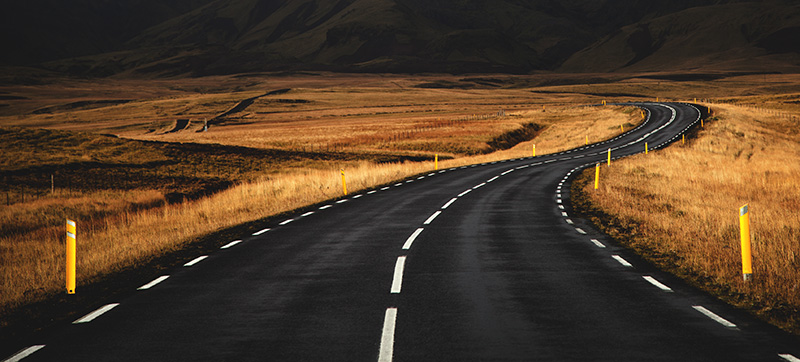
#> input picture Hector/cpp/basics/displayImage/carretera_plastico.jpg, 800 x 362 px, given in place of the camera
$ python video.py
#> lines starting #> are read from the running program, lines starting #| are printed output that depends on the picture; after the words box and inside, x2 and y2 are one past the last pixel; in counts of white or black regions, pixels touching at a corner belong together
# -*- coding: utf-8 -*-
"""
Created on Fri Jun 12 23:51:22 2020

@author: hrmha
"""

import cv2
import numpy as np

cap = cv2.VideoCapture(0)
maxb = np.array([180, 10, 170])
minb = np.array([90, 0, 10])
while True:
    ret, frame = cap.read()
#> frame is the input picture: shape (362, 800, 3); mean B, G, R 39.8, 58.3, 77.9
    hsv = cv2.cvtColor(frame, cv2.COLOR_BGR2HSV)
#> hsv: shape (362, 800, 3); mean H, S, V 33, 79.2, 78.2
    h, _, _ = frame.shape
#> h = 362
    frame = frame[int(h / 2.1) :]
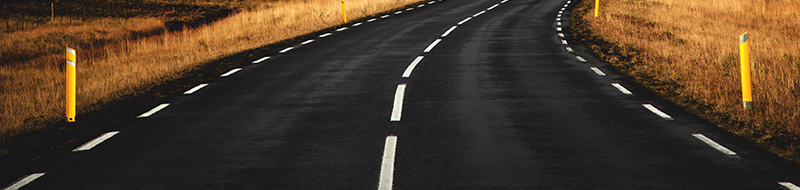
#> frame: shape (190, 800, 3); mean B, G, R 40.7, 57.2, 73.7
    mask = cv2.inRange(hsv, minb, maxb)
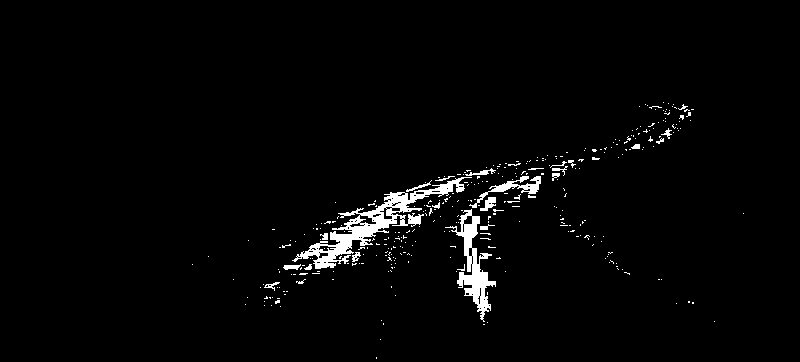
#> mask: shape (362, 800); 2.4% white; 346 white regions (321 under 20 px), largest, box (x1, y1, x2, y2) and area: (292, 177, 472, 269) 3036, (445, 209, 496, 322) 1616, (469, 176, 541, 208) 487
    gray = cv2.GaussianBlur(frame, (7, 7), 1.41)
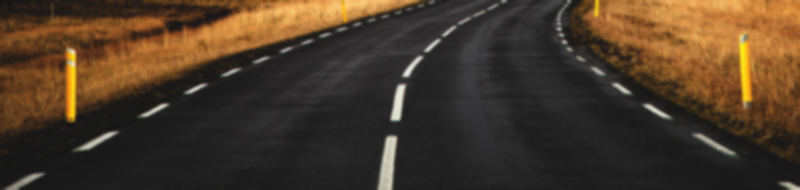
#> gray: shape (190, 800, 3); mean B, G, R 40.7, 57.2, 73.7
    blur = cv2.cvtColor(gray, cv2.COLOR_BGR2GRAY)
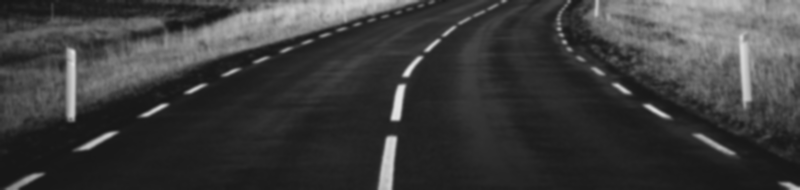
#> blur: shape (190, 800); min 22, max 230, mean 60.2
    edge = cv2.Canny(blur, 25, 75)
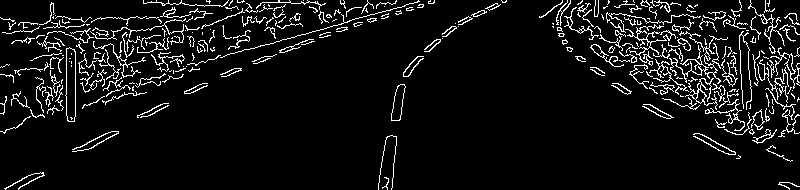
#> edge: shape (190, 800); 7.2% white in thin lines or dots
#> (the run stopped early here; a loop or call above may not have finished)
